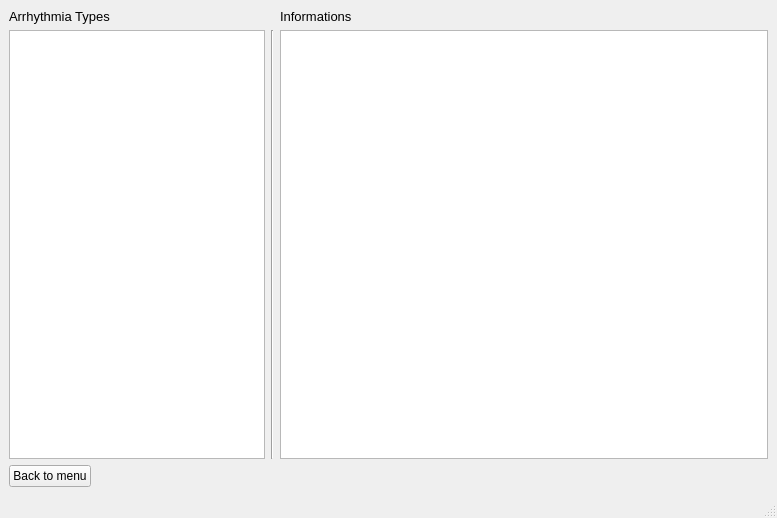
<?xml version="1.0" encoding="UTF-8"?>
<ui version="4.0">
 <class>MainWindow</class>
 <widget class="QMainWindow" name="MainWindow">
  <property name="geometry">
   <rect>
    <x>0</x>
    <y>0</y>
    <width>777</width>
    <height>518</height>
   </rect>
  </property>
  <property name="windowTitle">
   <string>MainWindow</string>
  </property>
  <widget class="QWidget" name="centralwidget">
   <layout class="QGridLayout" name="gridLayout">
    <item row="2" column="0">
     <widget class="QListView" name="listView">
      <property name="sizePolicy">
       <sizepolicy hsizetype="Maximum" vsizetype="Expanding">
        <horstretch>0</horstretch>
        <verstretch>0</verstretch>
       </sizepolicy>
      </property>
     </widget>
    </item>
    <item row="2" column="1">
     <widget class="Line" name="line">
      <property name="orientation">
       <enum>Qt::Vertical</enum>
      </property>
     </widget>
    </item>
    <item row="2" column="2">
     <widget class="QTextBrowser" name="textBrowser"/>
    </item>
    <item row="3" column="0">
     <widget class="QPushButton" name="back_button">
      <property name="sizePolicy">
       <sizepolicy hsizetype="Maximum" vsizetype="Fixed">
        <horstretch>0</horstretch>
        <verstretch>0</verstretch>
       </sizepolicy>
      </property>
      <property name="text">
       <string>Back to menu</string>
      </property>
     </widget>
    </item>
    <item row="0" column="0">
     <widget class="QLabel" name="label">
      <property name="font">
       <font>
        <pointsize>10</pointsize>
       </font>
      </property>
      <property name="text">
       <string>Arrhythmia Types</string>
      </property>
     </widget>
    </item>
    <item row="0" column="2">
     <widget class="QLabel" name="label_2">
      <property name="font">
       <font>
        <pointsize>10</pointsize>
       </font>
      </property>
      <property name="text">
       <string>Informations</string>
      </property>
     </widget>
    </item>
   </layout>
  </widget>
  <widget class="QMenuBar" name="menubar">
   <property name="geometry">
    <rect>
     <x>0</x>
     <y>0</y>
     <width>777</width>
     <height>26</height>
    </rect>
   </property>
  </widget>
  <widget class="QStatusBar" name="statusbar"/>
 </widget>
 <resources/>
 <connections/>
</ui>
